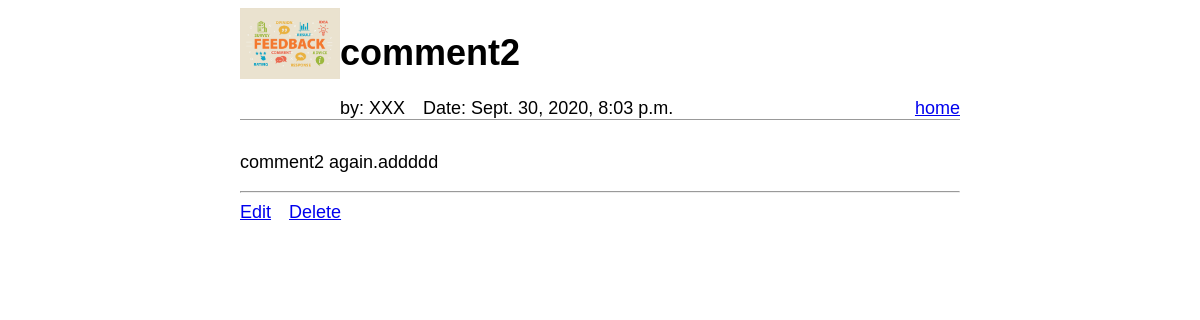
Screenshot of /comment/2/ with the database file from the repository.
### QuestionApp/models.py (models this page shows, shortened)
class Comment(models.Model):
    user_name = models.CharField(max_length=50)
    comment_title = models.CharField(max_length=200)
    comment_content = models.TextField()
    comment_date = models.DateTimeField('date&time')

### QuestionApp/views.py (the view)
# urls.py: path('comment/<int:pk>/', CommentDetailView.as_view(), name='comment_detail'),
class CommentDetailView(DetailView):
    model = Comment
    template_name = 'QuestionApp/comment_detail.html'

### QuestionApp/templates/QuestionApp/comment_detail.html
{% extends 'QuestionApp/base.html' %}
{% load static %}
{% block logo %}
    <img class="img1" src="{% static 'QuestionApp/img/feedback.jpg' %}">
{% endblock %}
{% block header_content%}
    <h1>
        {{comment.comment_title}}
    </h1>
    <div class="flex-wrapper">
        <div>by: {{comment.user_name}}</div> &ensp;&ensp;
        <div>Date: {{comment.comment_date}}</div>
    </div>
{% endblock%}
{% block content %}
<p>{{comment.comment_content}}</p>
<hr>
<div class="flex-wrapper">
    <div><a href="{% url 'comment_edit' comment.pk %}">Edit</a></div>&ensp;&ensp;
    <div><a href="{% url 'comment_del' comment.pk%}">Delete</a></div>
</div>
{% endblock %}

### QuestionApp/static/QuestionApp/css/style.css (style rules this page uses)
body { font-family: 'Source Sans Pro', sans-serif; font-size: 18px; margin-left: 20%; margin-right: 20%; }
.img1 { width: 100px; height: auto; float: left; }
.flex-wrapper { display: flex; }

### rows the page displays
Comment: comment_title "comment2", user_name "XXX", comment_date "Sept. 30, 2020, 8:03 p.m.", comment_content "comment2 again.addddd"
